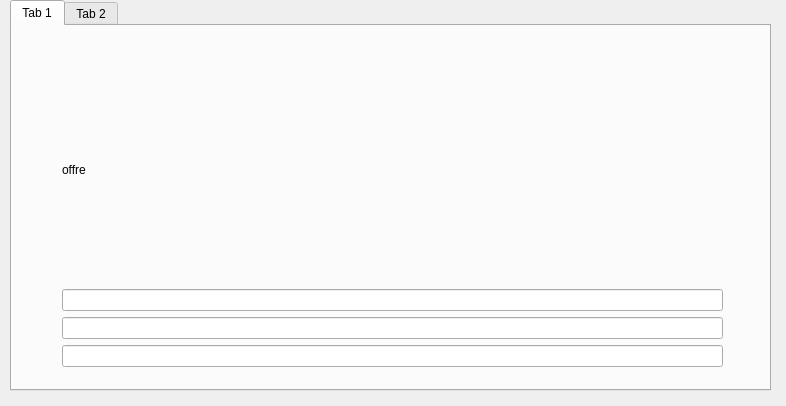
<?xml version="1.0" encoding="UTF-8"?>
<ui version="4.0">
 <class>stat</class>
 <widget class="QDialog" name="stat">
  <property name="geometry">
   <rect>
    <x>0</x>
    <y>0</y>
    <width>786</width>
    <height>406</height>
   </rect>
  </property>
  <property name="windowTitle">
   <string>Dialog</string>
  </property>
  <widget class="QTabWidget" name="tabWidget">
   <property name="geometry">
    <rect>
     <x>10</x>
     <y>0</y>
     <width>761</width>
     <height>391</height>
    </rect>
   </property>
   <widget class="QWidget" name="tab">
    <attribute name="title">
     <string>Tab 1</string>
    </attribute>
    <widget class="QWidget" name="verticalLayoutWidget">
     <property name="geometry">
      <rect>
       <x>50</x>
       <y>30</y>
       <width>661</width>
       <height>311</height>
      </rect>
     </property>
     <layout class="QVBoxLayout" name="verticalLayout">
      <item>
       <widget class="QLabel" name="label">
        <property name="text">
         <string>offre</string>
        </property>
       </widget>
      </item>
      <item>
       <widget class="QLineEdit" name="lineEdit_ingenieur"/>
      </item>
      <item>
       <widget class="QLineEdit" name="lineEdit_architect"/>
      </item>
      <item>
       <widget class="QLineEdit" name="lineEdit_techniciensup"/>
      </item>
     </layout>
    </widget>
   </widget>
   <widget class="QWidget" name="tab_2">
    <attribute name="title">
     <string>Tab 2</string>
    </attribute>
   </widget>
  </widget>
 </widget>
 <resources/>
 <connections/>
</ui>
